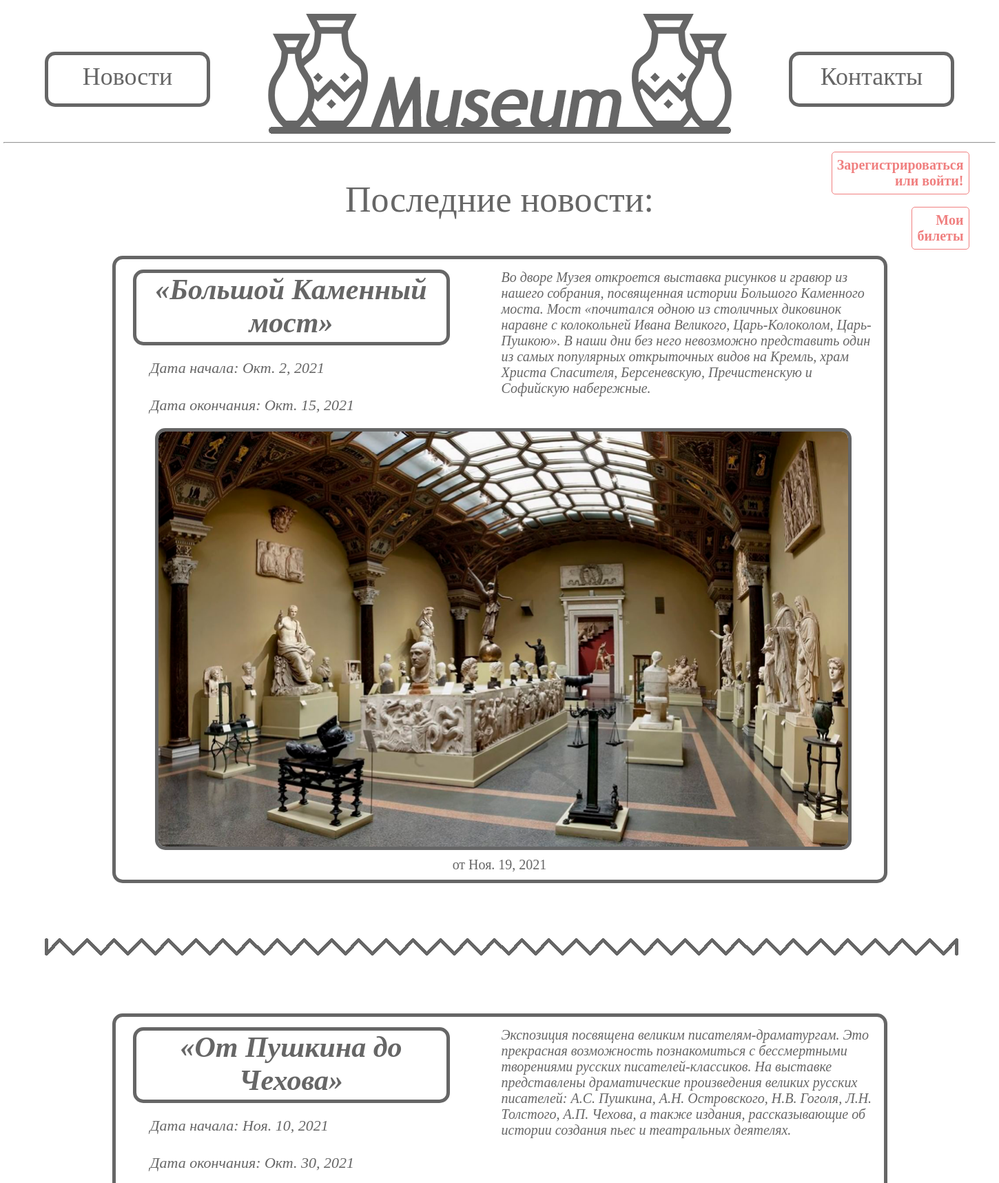
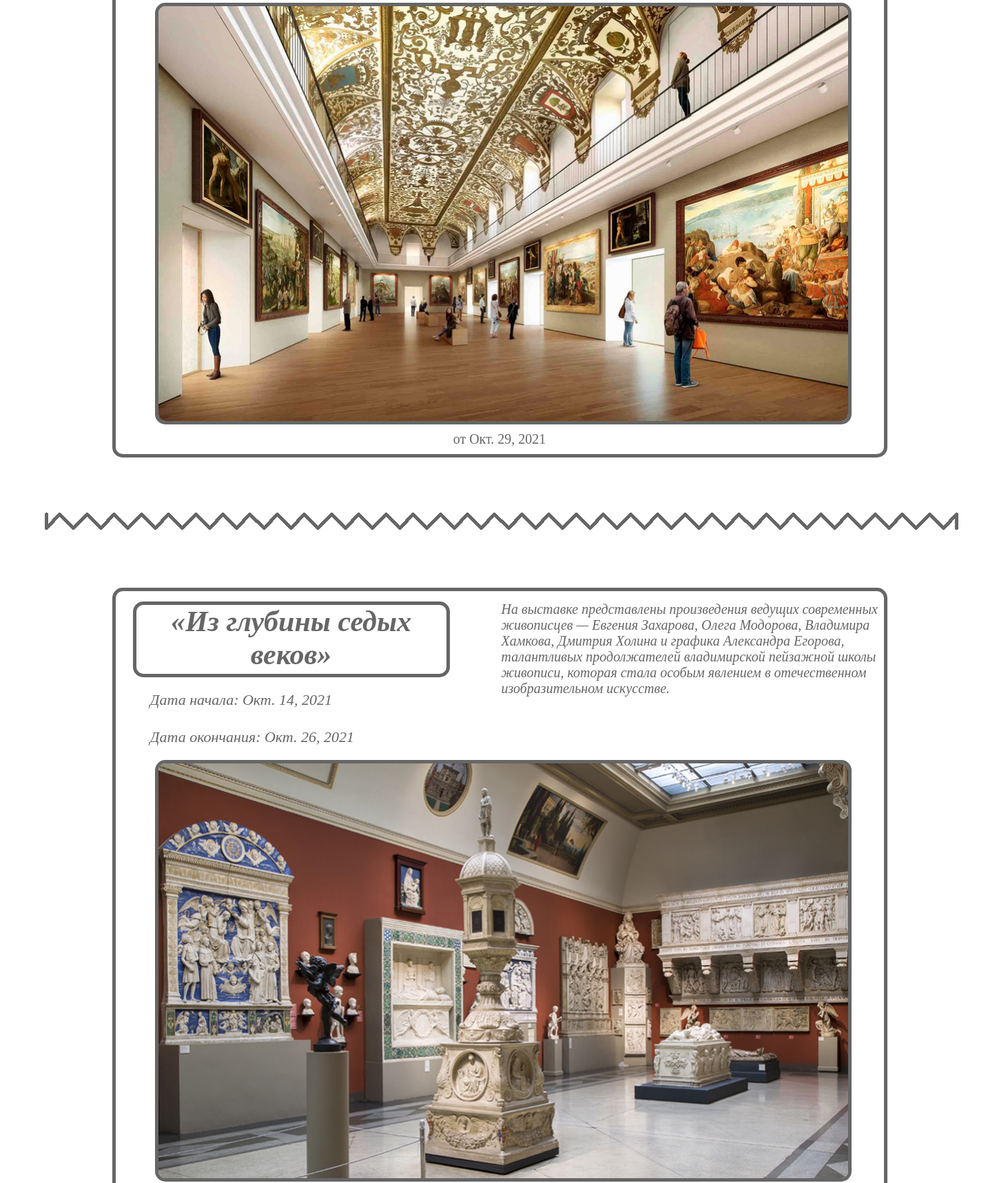
Page /news (upper part) on the committed database (2 pictures, top to bottom).
### main/models.py (models this page shows, shortened)
class Exhibition(models.Model):
    name_of_exh = models.CharField(max_length=32, verbose_name='Название выставки')
    about_of_exh = models.TextField(max_length=420, verbose_name='Об выставке')
    start_time = models.DateField(null=True)
    end_time = models.DateField(null=True)
    image = models.ImageField(verbose_name='Изображение', null=True)
    published = models.DateField(auto_now=True)
    places = models.IntegerField(verbose_name="Всего мест", default=1)
    sold_tickets = models.IntegerField(default=0)
    class Meta:
        verbose_name = 'Выставка'
        verbose_name_plural = 'Выставки'

### main/views.py (the view)
# urls.py: path('news', views.news, name='news'),
def news(request):
    exhibitions = Exhibition.objects.all()
    if request.user.is_authenticated:
        move = "logout"
        username = request.user.username
        text = "Hello, "
        text2 = "logout"
        return render(request, 'main/news.html',
                      {"username": username, "text": text, "text2": text2, "move": move, 'exhibitions': exhibitions})
    else:
        move = "signup"
        text = "Зарегистрироваться"
        text2 = "или войти!"
        return render(request, 'main/news.html',
                      {"text": text, "move": move, 'text2': text2, 'exhibitions': exhibitions})

### main/templates/main/news.html (shortened to what this page needs)
{% load static %}
<!DOCTYPE html>
<html lang="ru">
<head>
	<link rel="stylesheet" href="{% static 'css/newscss.css'%}" type="text/css">
</head>
<body>
	<header>
		{% block content %}
		<div class="logout"><a href="{{ move }}">{{ text }} {{ username }}<br> {{ text2 }}</a></div>
		<div class="myticket"><a href="mytickets"> Мои <br>билеты</a></div>
		<a href="{% url 'news' %}">
		<div class="news">
			<p>Новости</p>
		</div>
		</a>
		<div class="logo">
			<a href="{% url 'home' %}">
				<img src="{% static 'pictures/logo2.png' %}" alt="">
			</a>
		</div>
		<a href="{% url 'contacts' %}">
		<div class="contacts">
			<p>Контакты</p>
		</div>
		</a>
	</header>
	<hr>
	<main>
		<p class="views">
			Последние новости:
		</p>
		{% for elem in exhibitions %}
		<div class="container_news">
			<div class="info_text">
				<div class="name_date">
					<div class="name">
						<p>«{{ elem.name_of_exh }}»</p>
					</div>
					<div class="date">
						<p>Дата начала:    {{ elem.start_time }}</p>
						<br>
						<p>Дата окончания:    {{ elem.end_time }}</p>
					</div>
				</div>
				<div class="info_info">
					<p> {{ elem.about_of_exh }}</p>
				</div>
			</div>
			<div class="info_img">
				<img src="{{ elem.image.url }}" alt="">
			</div>
			<div class="time">
				<p>от {{ elem.published }}</p>
			</div>
		</div>
		<div class="tipahr">
			<img src="{% static 'pictures/line.png' %}" alt="">
		</div>
		{% endfor %}
		{% endblock %}
	</main>
</body>
</html>

### main/static/css/newscss.css (style rules this page uses)
body { background-color: white; margin-top: 18px; width: 1440px; margin:0px auto; }
.myticket { position: absolute; right: 3%; top: 290px; max-width: 20%; margin: 0px auto; margin-top: 10px; padding: 7px 7px 7px 7px; border: 1px solid #F08080; border-radius: 5px 5px 5px 5px; font-family: Trebuchet MS; font-size: 20px; font-weight: bold; color: white; text-align: right; text-decoration: none; }
.myticket a { text-decoration: none; color: #F08080; }
header { display: flex; justify-content: space-between; width: 1320px; margin:0px auto; }
main { width: 1320px; margin:0px auto; }
header p { font-family: Georgia; font-size: 36px; text-align: center; margin-top: 10px; text-decoration: none; color: #666666; }
header a { border: none; text-decoration: none; color: black; height: 80px; margin-top: 75px; }
.views { font-family: Georgia; font-size: 52px; text-align: center; color: #666666; font-style: bold; }
.logout { position: absolute; right: 3%; top: 210px; max-width: 20%; margin: 0px auto; margin-top: 10px; padding: 7px 7px 7px 7px; border: 1px solid #F08080; border-radius: 5px 5px 5px 5px; font-family: Trebuchet MS; font-size: 20px; font-weight: bold; color: white; text-align: right; text-decoration: none; }
.logout a { text-decoration: none; color: #F08080; }
.news, .contacts { background-color: white; border: 5px solid #666666; border-radius: 15px 15px 15px 15px; width: 230px; height: 70px; }
.logo { width: 673; margin-top: 20px; }
.container_news { width: 1115px; height: 900px; margin:0px auto; border: 5px solid #666666; border-radius: 15px 15px 15px 15px; display: block; }
.info_text { width: 1110px; height: 245px; display: flex; justify-content: space-between; }
.name_date { display: block; width: 450px; height: 200px; margin-left: 10px; }
.name { border: 5px solid #666666; border-radius: 15px 15px 15px 15px; width: 450px; height: 100px; margin-top: 15px; margin-left: 15px; }
.name p { font-family: Trebuchet MS; font-size: 42px; text-align: center; color: #666666; margin: 0px auto; font-style: italic; font-weight: bold; -moz-hyphens: auto; -webkit-hyphens: auto; -ms-hyphens: auto; overflow: hidden; height: 100px; }
.date p { font-family: Trebuchet MS; font-size: 22px; text-align: left; color: #666666; margin: 0px auto; margin-top: 10px; margin-left: 40px; font-style: italic; }
.date { margin-top: 20px; }
.info_info { width: 550px; height: 200px; margin: 0px auto; margin-top: 15px; margin-left: 100px; }
.info_info p { font-family: Trebuchet MS; font-size: 20px; text-align: left; color: #666666; margin: 0px auto; font-style: italic; }
.info_img { width: 1001px; height: 602px; margin: 0 auto; object-fit: cover; }
.info_img img { width: 100%; height: 100%; border: 5px solid #666666; border-radius: 15px 15px 15px 15px; }
.time { font-family: Trebuchet MS; font-size: 20px; text-align: center; color: #666666; }
.tipahr { margin-top: 80px; padding-bottom: 80px; }

### rows in the picture
Exhibition: name_of_exh "Большой Каменный мост", start_time "Окт. 2, 2021", end_time "Окт. 15, 2021", about_of_exh "Во дворе Музея откроется выставка рисунков и гравюр из нашего собрания, посвященная истории Большого Каменного моста. Мост «почитался одною из столичных диковинок наравне с колокольней Ивана Великого, Царь-Колоколом, Царь-Пушкою». В наши дни без него невозможно представить один из самых популярных открыточных видов на Кремль, храм Христа Спасителя, Берсеневскую, Пречистенскую и Софийскую набережные.", image (picture), published "Ноя. 19, 2021"
Exhibition: name_of_exh "От Пушкина до Чехова", start_time "Ноя. 10, 2021", end_time "Окт. 30, 2021", about_of_exh "Экспозиция посвящена великим писателям-драматургам. Это прекрасная возможность познакомиться с бессмертными творениями русских писателей-классиков. На выставке представлены драматические произведения великих русских писателей: А.С. Пушкина, А.Н. Островского, Н.В. Гоголя, Л.Н. Толстого, А.П. Чехова, а также издания, рассказывающие об истории создания пьес и театральных деятелях.", image (picture), published "Окт. 29, 2021"
Exhibition: name_of_exh "Из глубины седых веков", start_time "Окт. 14, 2021", end_time "Окт. 26, 2021", about_of_exh "На выставке представлены произведения ведущих современных живописцев — Евгения Захарова, Олега Модорова, Владимира Хамкова, Дмитрия Холина и графика Александра Егорова, талантливых продолжателей владимирской пейзажной школы живописи, которая стала особым явлением в отечественном изобразительном искусстве.", image (picture)

### other values in the picture
{{ text }} "Зарегистрироваться"
{{ text2 }} "или войти!"
